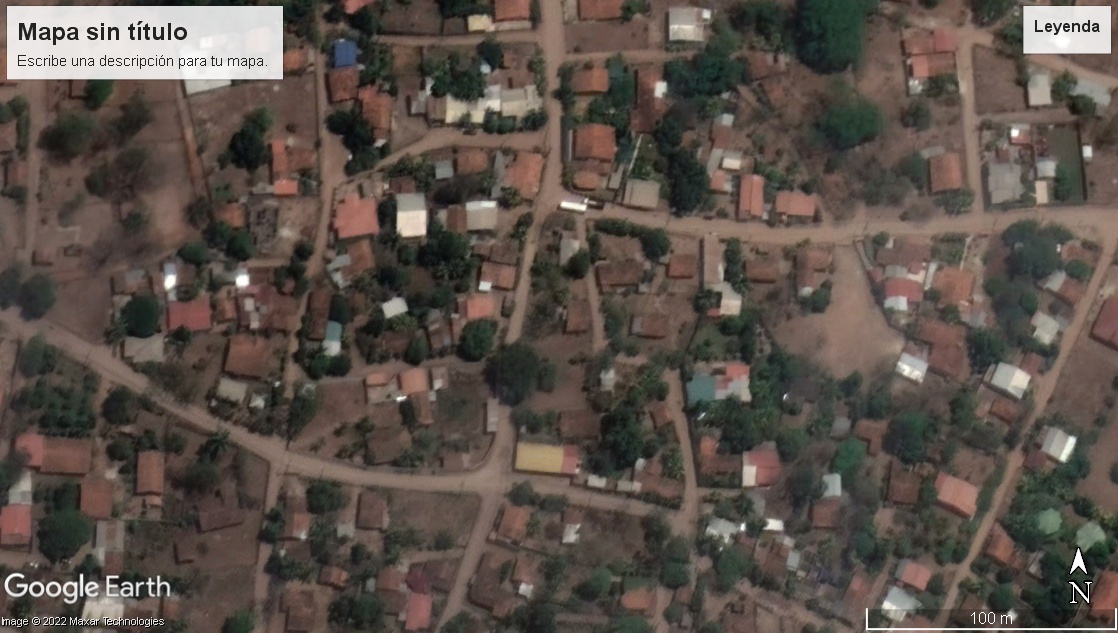
#> input picture Images/Laconce01.jpg, 1118 x 633 px, found by its file name
$ python RAG_Mergin.py
#> lines starting #> are read from the running program, lines starting #| are printed output that depends on the picture
from skimage import data, io, segmentation, color
from skimage.future import graph
import numpy as np


def _weight_mean_color(graph, src, dst, n):
    """Callback to handle merging nodes by recomputing mean color.

    The method expects that the mean color of `dst` is already computed.

    Parameters
    ----------
    graph : RAG
        The graph under consideration.
    src, dst : int
        The vertices in `graph` to be merged.
    n : int
        A neighbor of `src` or `dst` or both.

    Returns
    -------
    data : dict
        A dictionary with the `"weight"` attribute set as the absolute
        difference of the mean color between node `dst` and `n`.
    """

    diff = graph.nodes[dst]['mean color'] - graph.nodes[n]['mean color']
    diff = np.linalg.norm(diff)
    return {'weight': diff}


def merge_mean_color(graph, src, dst):
    """Callback called before merging two nodes of a mean color distance graph.

    This method computes the mean color of `dst`.

    Parameters
    ----------
    graph : RAG
        The graph under consideration.
    src, dst : int
        The vertices in `graph` to be merged.
    """
    graph.nodes[dst]['total color'] += graph.nodes[src]['total color']
    graph.nodes[dst]['pixel count'] += graph.nodes[src]['pixel count']
    graph.nodes[dst]['mean color'] = (graph.nodes[dst]['total color'] /
                                      graph.nodes[dst]['pixel count'])


img = io.imread("Images/Laconce01.jpg")
#> img is the input picture: shape (633, 1118, 3); mean R, G, B 90.8, 80.7, 73.8
#img = data.coffee()
labels = segmentation.slic(img, compactness=10, n_segments=300, start_label=1)
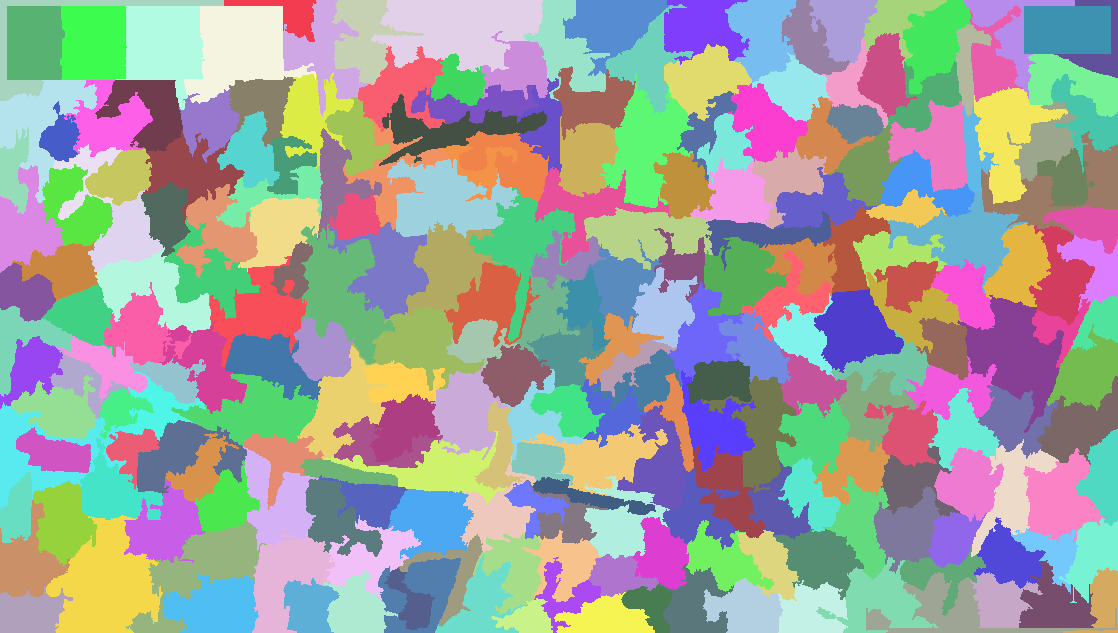
#> labels: shape (633, 1118) int64; 243 distinct labels, from 1 to 243; one colour per label, 0 black
g = graph.rag_mean_color(img, labels)

labels2 = graph.merge_hierarchical(labels, g, thresh=30, rag_copy=False,
                                   in_place_merge=True,
                                   merge_func=merge_mean_color,
                                   weight_func=_weight_mean_color)
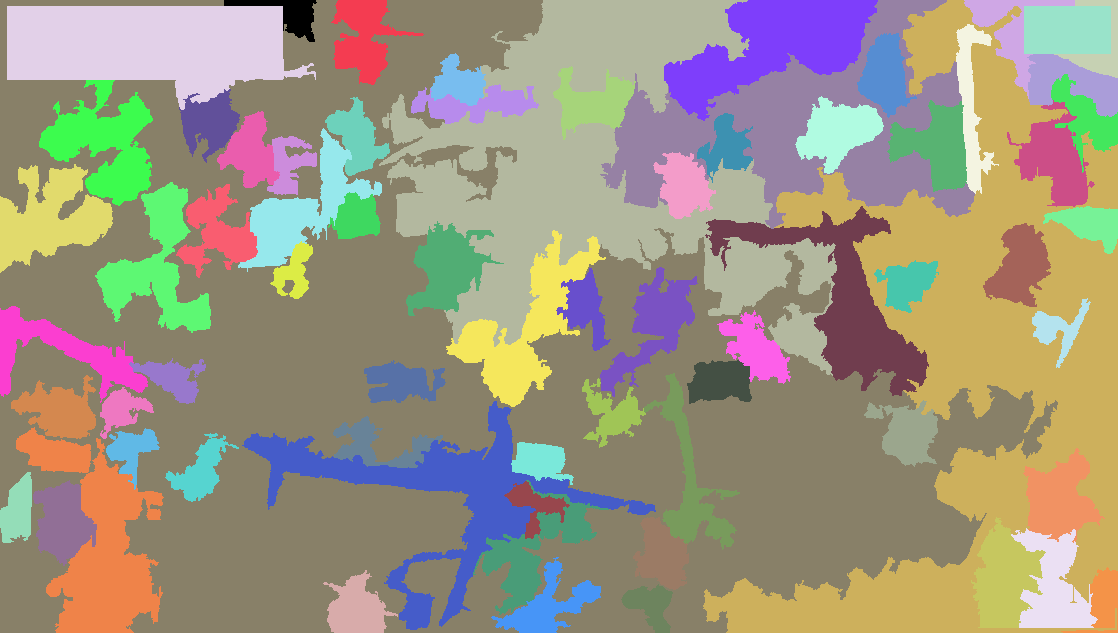
#> labels2: shape (633, 1118) int64; 71 distinct labels, from 0 to 70; one colour per label, 0 black

out = color.label2rgb(labels2, img, kind='avg', bg_label=0)
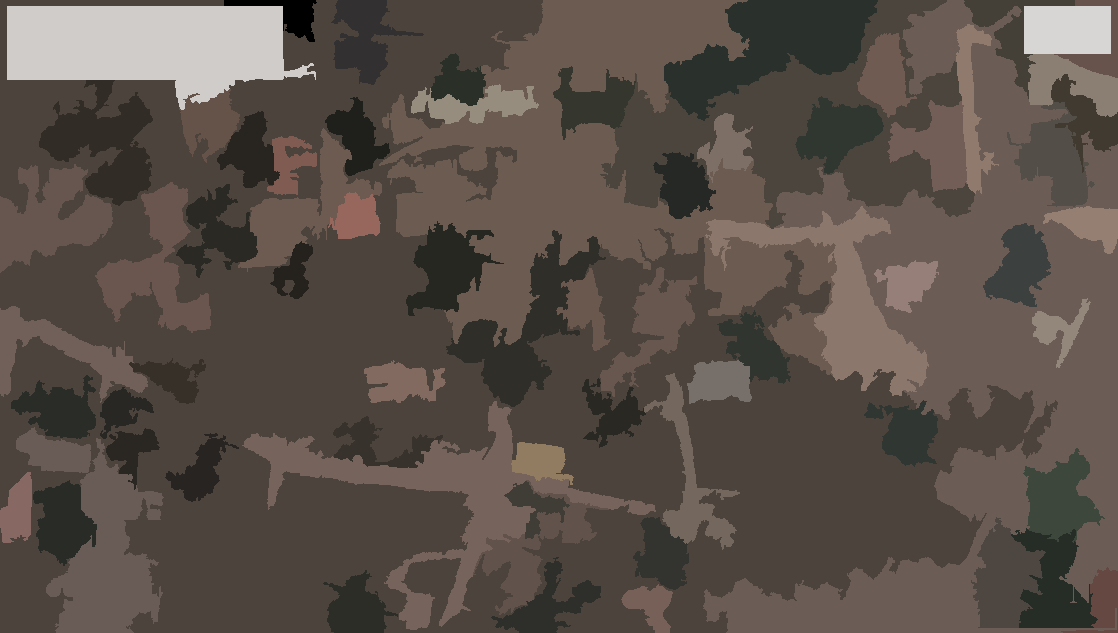
#> out: shape (633, 1118, 3); mean R, G, B 90.2, 80.2, 73
out = segmentation.mark_boundaries(out, labels2, (0, 0, 0))
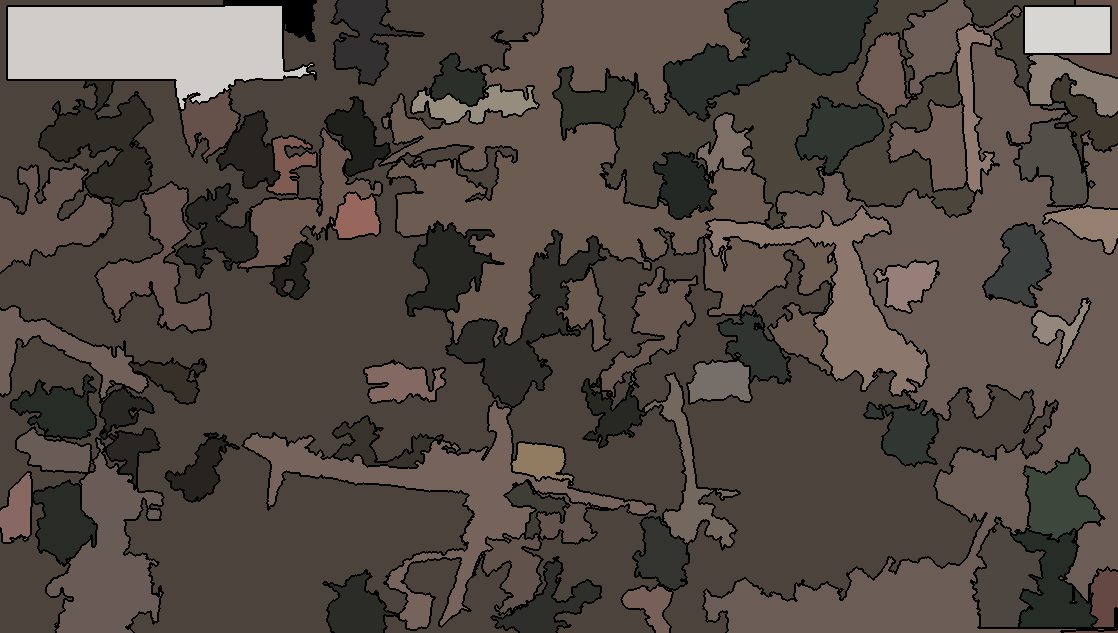
#> out: shape (633, 1118, 3) float64; mean R, G, B 0.326, 0.29, 0.264
io.imshow(out)
io.show()
